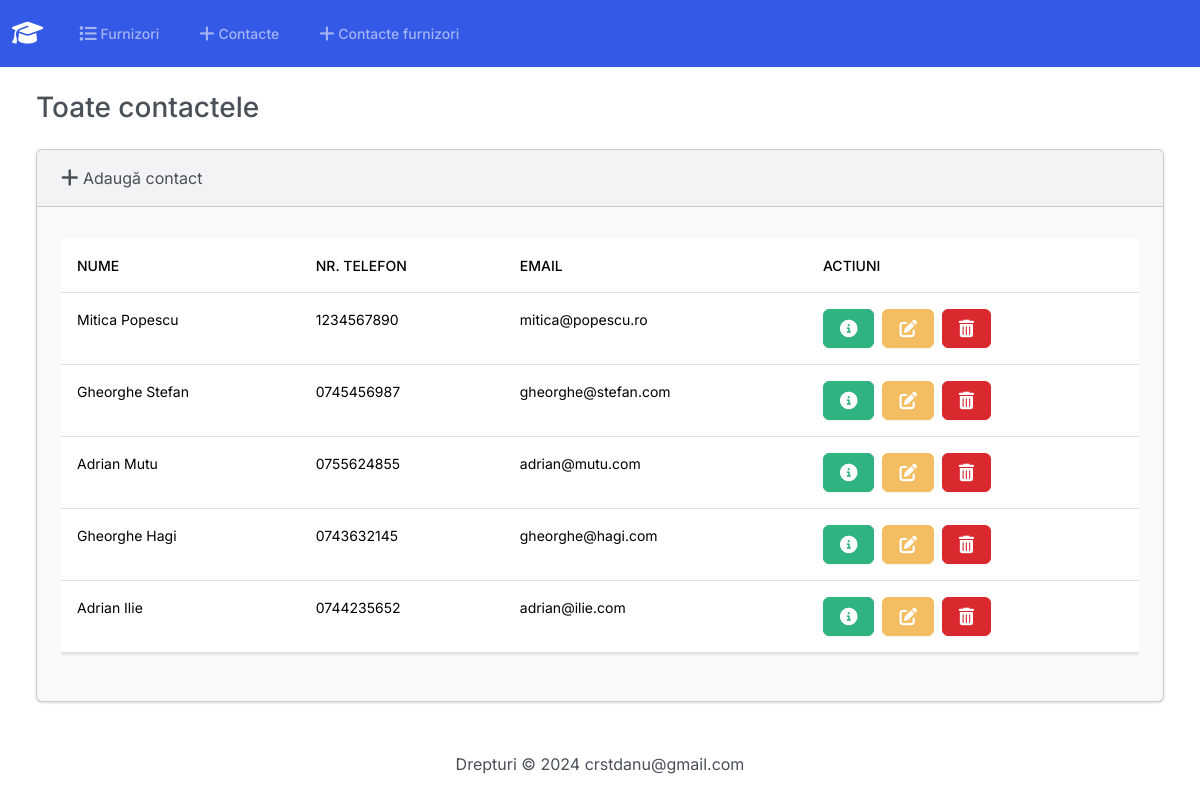
The app's page /contacte, older data.
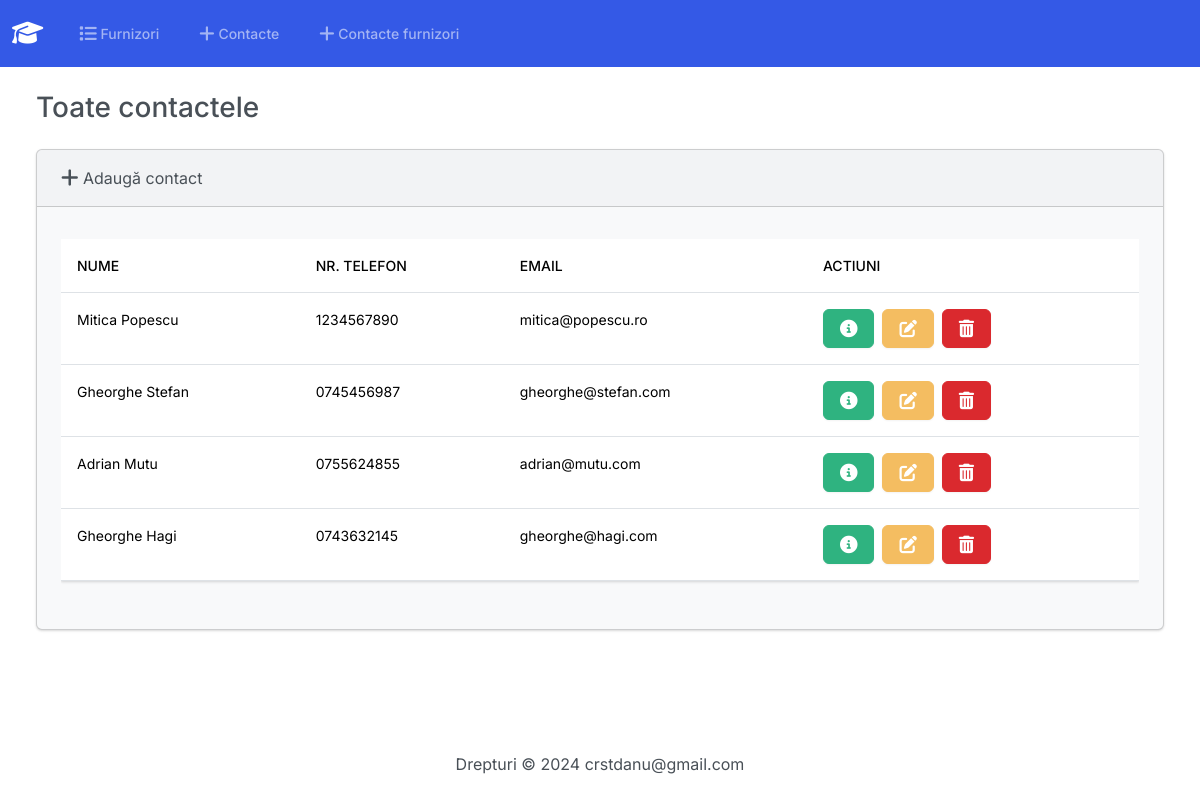
The same page, newer data.
### Gestiune/models.py (models this page shows, shortened)
class Contact(models.Model):
    class Meta:
        verbose_name_plural = 'Contacte'
    nume = models.CharField(max_length=50)
    nr_telefon = models.CharField(max_length=13)
    email = models.EmailField()

### Gestiune/views.py (the view)
# urls.py: path('contacte', views.index_contacte, name='index_contacte'),
def index_contacte(request):
    return render(request, 'Gestiune/contacte/index.html', {'contacte': Contact.objects.all()})

### Gestiune/templates/Gestiune/contacte/index.html (shortened to what this page needs)
{% extends "Gestiune/base.html" %}
{% block body %}
<h3 class="m-4">Toate contactele</h3>
<div class="row">
    <div class="col-12">
        {% if contacte %}
        <div class="card bg-light ms-4 me-4 mb-4">
            <div class="card-header">
                <a class="nav-link" href="{% url 'adauga_contact' %}">
                    <i class="fa-solid fa-plus fa-lg"></i> Adaugă contact
                </a>
            </div>
            <div class="card-body">
                <p class="card-text">
                <div class="table-responsive">
                    <table class="table table-hover">
                        <thead>
                            <tr>
                                <th scope="col">Nume</th>
                                <th scope="col">Nr. Telefon</th>
                                <th scope="col">Email</th>
                                <th scope="col">Actiuni</th>
                            </tr>
                        </thead>
                        <tbody>
                            {% for contact in contacte %}
                            <tr>
                                <td>{{ contact.nume }}</td>
                                <td>{{ contact.nr_telefon }}</td>
                                <td>{{ contact.email }}</td>
                                <td>
                                    <button type="button" class="btn btn-success me-1"
                                        href="{% url 'vezi_contact' contact.id %}" data-bs-toggle="modal"
                                        data-bs-target="#myModal{{contact.id}}">
                                    </button>
                                    <a class="btn btn-warning me-1" href="{% url 'editeaza_contact' contact.id %}">
                                    </a>
                                    <button type="button" class="btn btn-danger" data-bs-toggle="modal"
                                        data-bs-target="#delete{{contact.id}}">
                                    </button>
                                </td>
                            </tr>
                            {% endfor %}
                        </tbody>
                    </table>
                </div>
                </p>
            </div>
        </div>
        {% else %}
        <h5 class="alert alert-primary ms-4 me-4">Nu sunt înregistrări</h5>
        {% endif %}
    </div>
</div>
{% endblock %}

Row changes from the older to the newer data that the page shows:
removed Contact: nume "Adrian Ilie", nr_telefon "0744235652", email "adrian@ilie.com"
